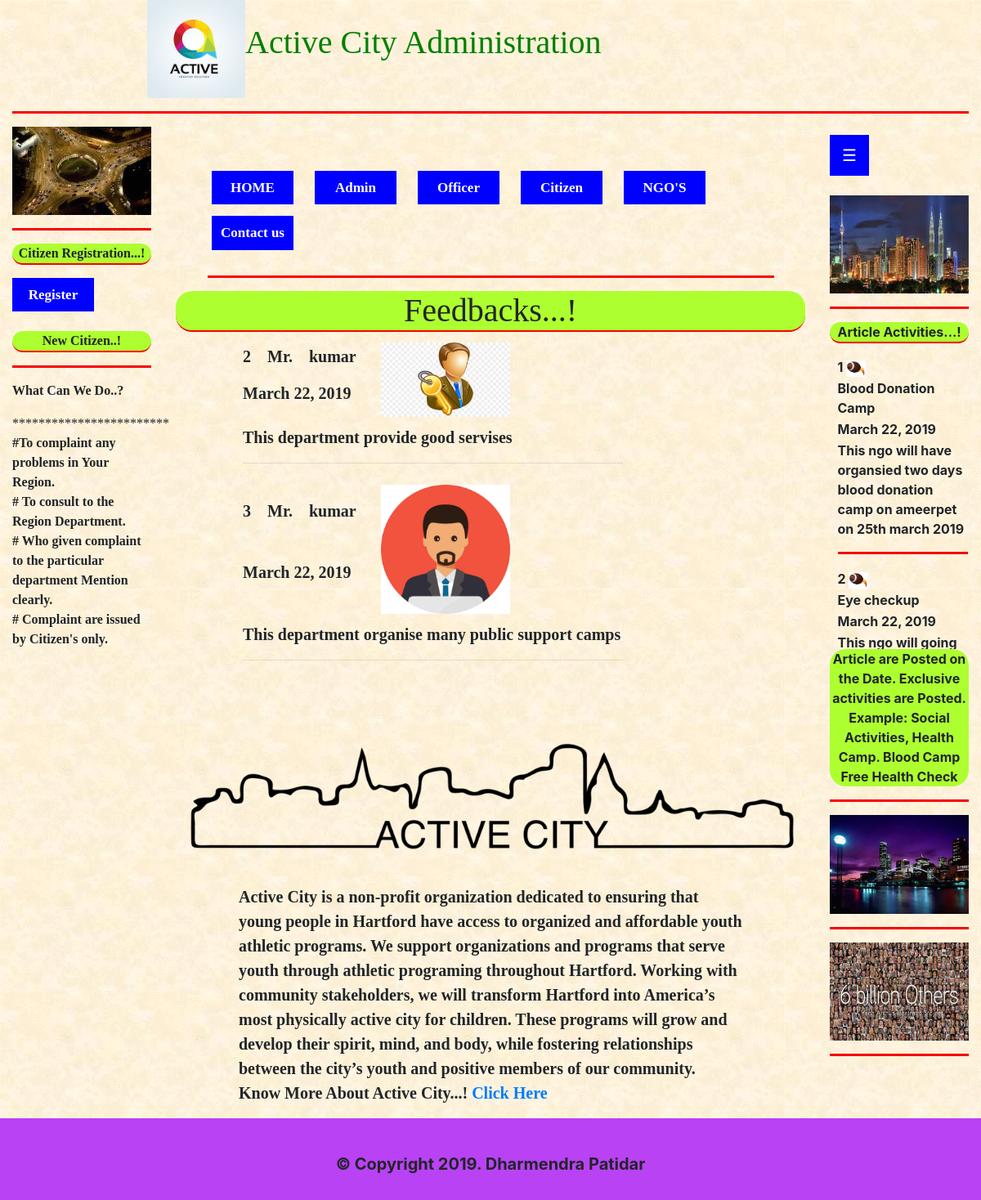
The app's page /index/ with its own data.
### Ac_Citizen/models.py (models this page shows)
class Feedback_Table(models.Model):
    feed_id = models.AutoField(primary_key=True)
    citz_id = models.ForeignKey(Citizen_Table,on_delete=models.CASCADE)
    dept_name = models.ForeignKey(Department_Table,on_delete=models.CASCADE)
    feed_date = models.DateField(auto_now_add=True)
    feed_message = models.TextField()
    image = models.ImageField(upload_to='feedbacks',default=False)

class Citizen_Table(models.Model):
    citz_id = models.AutoField(primary_key=True)
    name = models.CharField(max_length=30)
    mobile = models.CharField(max_length=10)
    email = models.EmailField(max_length=100)
    address = models.TextField()
    gender = models.CharField(max_length=10)
    username = models.CharField(max_length=20)
    password = models.CharField(max_length=20)
    otp = models.CharField(max_length=20,default=False)
    status = models.CharField(max_length=20,default=False)

### Ac_Ngo/models.py (models this page shows)
class Article_Table(models.Model):
    art_id = models.AutoField(primary_key=True)
    art_date = models.DateField(auto_now_add=True)
    name = models.CharField(max_length=50)
    message = models.TextField()
    ngo_id = models.ForeignKey(NGOS_Table,on_delete=models.CASCADE)
    approve = models.BooleanField(null=True)

### Ac_Admin/views.py (the view)
# urls.py: path('index/',views.display_feedbacks,name='index'),
def display_feedbacks(request):
    qs1 = Feedback_Table.objects.all()
    qs2 = Article_Table.objects.all()
    return render(request,'main_index.html',{'feed_list':qs1,'art_list':qs2})

### templates/main_index.html (shortened to what this page needs)
<!DOCTYPE html>
{% load staticfiles %}
<html lang="en">
<head>
  <link rel="stylesheet" href="{% static 'css/main_index.css' %}" type="text/css">
  <link rel="stylesheet" href="https://maxcdn.bootstrapcdn.com/bootstrap/4.3.1/css/bootstrap.min.css">
</head>
<body>
<div class="thumbnail">
{% include 'title.html' %}
</div>
<div class="container-fluid">
    <div class="row">
        <div class="col-xs-12 col-sm-6 col-md-3 col-lg-2 col1">
        <div class="thumbnail">
            <table align="center">
                <tr>
                    <img class="img1" src="{% static 'images/active3.jpg' %}" width="100%" height="10%">
                    <hr class="new1">
                </tr>
                <tr>
                    <p class="aap">Citizen Registration...!</p>
                </tr>
                <tr>
                    <a class="nav-link" href="{% url 'register' %}">Register</a>
                </tr>&emsp;
                <tr>
                    <p class="aap">New Citizen..!</p>
                    <hr class="new1">
                </tr>
                <tr>
                    <p>What Can We Do..?</p>
                    <p>
                        #To complaint any problems in Your Region.<br>
                        # To consult to the Region Department.<br>
                        # Who given complaint to the particular department Mention clearly.<br>
                        # Complaint are issued by Citizen's only.
                    </p>
                </tr>
            </table>
        </div>
        </div>
        <div class="col-xs-12 col-sm-8 col-md-6 col-lg-8 col2">
            {% include 'menu.html' %}
        <div class="body-block">
            {% block body %}
            <h1 class="aap">Feedbacks...!</h1>
            <div class="feedbacks-details-div">
                <table class="feedbacks-details-table"  >
                    {% for c in feed_list %}
                        <tr>
                            <th>{{ c.feed_id }}&emsp;Mr.&emsp;{{ c.citz_id.name }}</th>
                            <th rowspan="3">&emsp;<img src="{{ c.image.url }}" width="50%" height="50%"></th>
                        </tr>
                        <tr>
                            <th colspan="2">{{ c.feed_date }}</th>
                        </tr><tr><th></th></tr>
                        <tr>
                            <th colspan="2" width="">{{ c.feed_message }}<hr></th>
                        </tr>
                    {% endfor %}
                </table>
            </div>
            {% endblock %}
        </div>
            <div class="about-city">
                <img src="{% static 'images/active_city.png' %}" width="100%">
                <p>Active City is a non-profit organization dedicated to ensuring that young
                    people in Hartford have access to organized and affordable youth athletic programs.
                    We support organizations and programs that serve youth through athletic programing
                    throughout Hartford. Working with community stakeholders, we will transform Hartford
                    into America’s most physically active city for children. These programs will grow and
                    develop their spirit, mind, and body, while fostering relationships between the city’s
                    youth and positive members of our community.</br>Know More About Active City...!
                    <a href="{% url 'about_us' %}">Click Here</a></p>
            </div>
        </div>
        <div class="col-xs-12 col-sm-6 col-md-3 col-lg-2 col3">
            {% include 'sidebar_menu.html' %}
            <img src="{% static 'images/active4.jpg' %}" width="100%" height="10%">
            <hr class="new1">
            <div class="activity">
            <p class="aap">Article Activities...!</p>
                <marquee  behavior="scroll" direction="up" scrollamount="7" id="mk" height="340px;">
                    <table class="article-table">
                        {% for art in art_list %}
                        <tr>
                            <th>{{ art.art_id }} <img src="{% static 'images/bom.jpg' %}" width="15%" height="15%"></th>
                        </tr>
                        <tr>
                           <th>{{ art.name }}</th>
                        </tr>
                        <tr>
                            <th>{{ art.art_date }}</th>
                        </tr>
                        <tr>
                            <th>{{ art.message }}<hr class="new1"></th>
                        </tr>
                        {% endfor %}
                    </table>
                </marquee>
            </div>
            <p class="app">
                Article are Posted on the Date.
                Exclusive activities are Posted.
                Example: Social Activities, Health Camp.
                Blood Camp
                Free Health Check
            </p>
            <hr class="new1">
            <img src="{% static 'images/active2.jpg' %}" width="100%" height="10%">
            <hr class="new1">
            <img src="{% static 'images/citizen2.jpg' %}" width="100%" height="10%">
            <hr class="new1">
        </div>
        {% include 'footer.html' %}
    </div>
</div>
</body>
</html>

### Ac_Admin/static/css/main_index.css (style rules this page uses)
.col3 { margin-top: 10px; }
hr.new1 { background-color: red; height: 2px; }
.container-fluid { margin: 0px; padding: 0px; }
.col1 { font-family: Italic; }
.col1 tr { padding: 50px; }
.nav-link { text-align: center;font-weight: bold; }
.col2 { font-family: "Italic"; }
.activity { height: 400px;overflow: hidden; }
.aap { border-bottom: 2px solid red;background-color: greenyellow;border-radius: 20px;text-align: center; }
.app { background-color: greenyellow;border-radius: 20px;text-align: center }
.article-table { height: 350px; margin-left: 5%; }
p { font-weight: bold; }
.feedbacks-details-div { overflow: scroll;height: 500px; border-radius: 20px;align-self: center; }
.feedbacks-details-table { margin-left:10%; }
.feedbacks-details-table th { font-size: 20px;padding:5px; }
.body-block { height: 550px; }
.about-city p { width: 80%; margin-left: 10%;font-size: 20px; margin-top:5%; }

### templates/menu.html (style rules this page uses)
.nav-link { background-color: blue;color: white; width: 100px; font-size: 17px; }

### records on screen
Feedback_Table: feed_id "2", citz_id.name "kumar", image (picture), feed_date "March 22, 2019", feed_message "This department provide good servises"
Feedback_Table: feed_id "3", citz_id.name "kumar", image (picture), feed_date "March 22, 2019", feed_message "This department organise many public support camps"
Article_Table: art_id "1", name "Blood Donation Camp", art_date "March 22, 2019", message "This ngo will have organsied two days blood donation camp on ameerpet on 25th march 2019"
Article_Table: art_id "2", name "Eye checkup", art_date "March 22, 2019", message "This ngo will going…"
